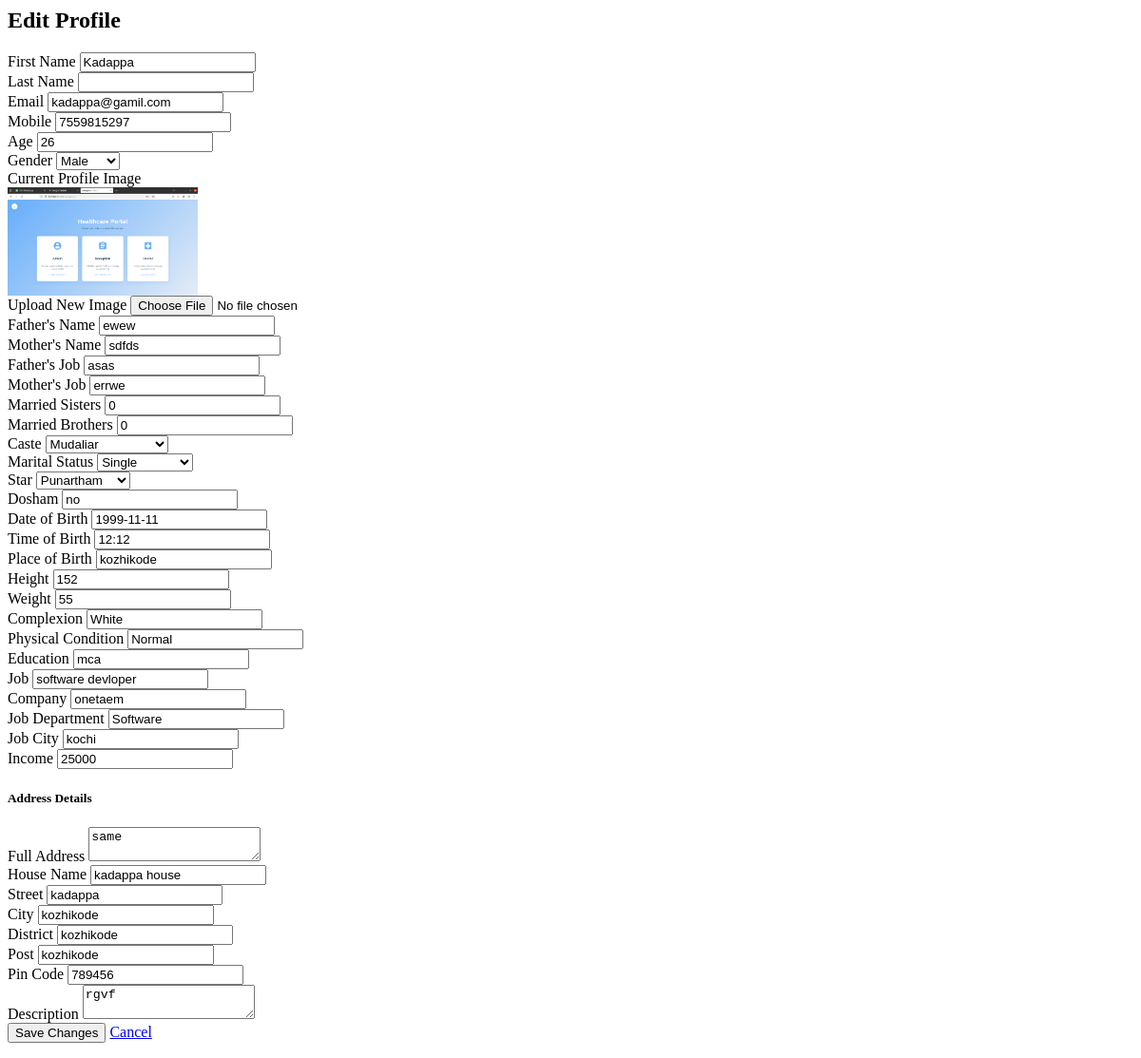
The page /edit-profile/ (signed in) on the database as committed earlier.
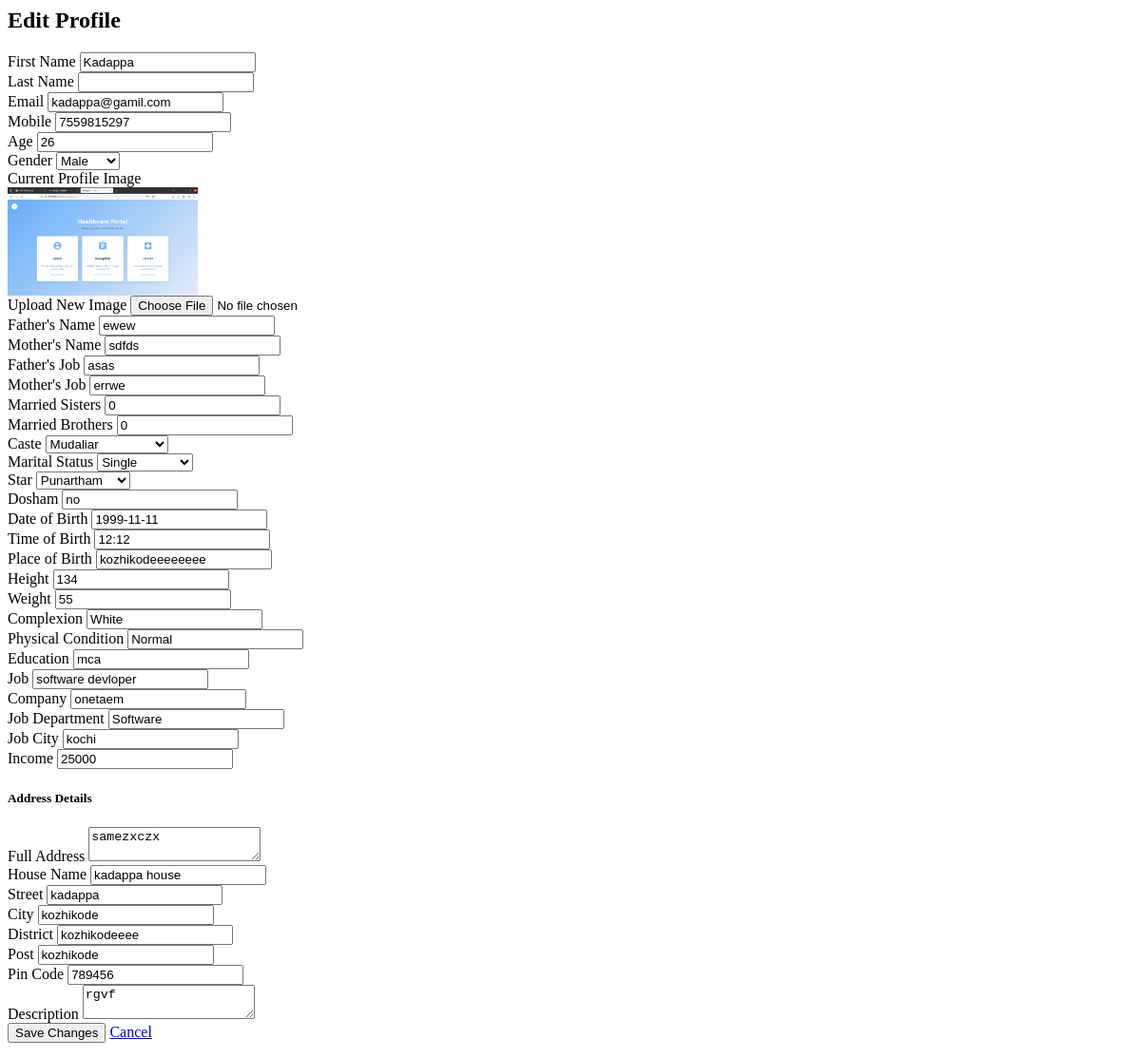
The same page on the database as committed later.
### accounts/models.py (models this page shows, shortened)
class Customer(models.Model):
    user = models.OneToOneField(User, related_name="customer_profile", on_delete=models.CASCADE, blank=True, null=True)
    CASTE_CHOICES = (
        ("Mudaliar", "Mudaliar"),
        ("Chetty", "Chetty"),
        ("Devanga", "Devanga"),
        ("Ezhavas_Thiyas", "Ezhavas & Thiyas"),
        ("Thandan", "Thandan"),
    )
    MARITAL_STATUS_CHOICES = (
        ("Single", "Single"),
        ("Divorced", "Divorced"),
    )
    STAR_CHOICES = (
        ("Aswathi", "Aswathi"),
        ("Bharani", "Bharani"),
        ("Karthika", "Karthika"),
        ("Rohini", "Rohini"),
        ("Makayiram", "Makayiram"),
        ("Thiruvathira", "Thiruvathira"),
        ("Punartham", "Punartham"),
        ("Pooyam", "Pooyam"),
        ("Aayilyam", "Aayilyam"),
        ("Makam", "Makam"),
        ("Pooram", "Pooram"),
        ("Uthram", "Uthram"),
        ("Atham", "Atham"),
        ("Chittira", "Chittira"),
        ("Chothi", "Chothi"),
        ("Vishakam", "Vishakam"),
        ("Anizham", "Anizham"),
        ("Thiruketta", "Thiruketta"),
        ("Moolam", "Moolam"),
        ("Pooradam", "Pooradam"),
        ("Uthradam", "Uthradam"),
        ("Thiruvonam", "Thiruvonam"),
        ("Avittam", "Avittam"),
        ("Chathayam", "Chathayam"),
        ("Pooruruttathi", "Pooruruttathi"),
        ("Uthrattathi", "Uthrattathi"),
        ("Revathi", "Revathi"),
    )
    father_name = models.CharField(max_length=256, blank=True, null=True)
    age = models.IntegerField(blank=True, null=True)
    gender = models.CharField(max_length=256, blank=True, null=True)
    contact_no = models.CharField(max_length=10, blank=True, null=True)
    description = models.CharField(max_length=256, blank=True, null=True)
    profile_image = models.ImageField(upload_to="profile_images/", null=True, blank=True)
    id_proof = models.CharField(max_length=256, blank=True, null=True)
    address = models.CharField(max_length=300, blank=True, null=True)
    star = models.CharField(max_length=50, choices=STAR_CHOICES, blank=True, null=True)
    married_sisters = models.CharField(max_length=250, blank=True, null=True)
    married_brothers = models.CharField(max_length=250, blank=True, null=True)
    no_sisters = models.CharField(max_length=250, blank=True, null=True)
    no_brothers = models.CharField(max_length=250, blank=True, null=True)
    mother_job = models.CharField(max_length=250, blank=True, null=True)
    father_job = models.CharField(max_length=250, blank=True, null=True)
    mother_name = models.CharField(max_length=250, blank=True, null=True)
    landline_no = models.IntegerField(blank=True, null=True)
    year = models.CharField(max_length=250, blank=True, null=True)
    school = models.CharField(max_length=250, blank=True, null=True)
    education = models.CharField(max_length=250, blank=True, null=True)
    income = models.CharField(max_length=250, blank=True, null=True)
    job_city = models.CharField(max_length=250, blank=True, null=True)
    job_department = models.CharField(max_length=250, blank=True, null=True)
    company = models.CharField(max_length=250, blank=True, null=True)
    job = models.CharField(max_length=250, blank=True, null=True)
    caste = models.CharField(max_length=250, choices=CASTE_CHOICES, blank=True, null=True)
    marital_status = models.CharField(max_length=50, choices=MARITAL_STATUS_CHOICES, blank=True, null=True)
    physical_condition = models.CharField(max_length=250, blank=True, null=True)
    weight = models.CharField(max_length=250, blank=True, null=True)
    complexion = models.CharField(max_length=250, blank=True, null=True)
    height = models.CharField(max_length=250, blank=True, null=True)
    time_birth = models.CharField(max_length=250, blank=True, null=True)
    place_birth = models.CharField(max_length=250, blank=True, null=True)
    dob = models.CharField(max_length=250, blank=True, null=True)
    district = models.CharField(max_length=250, blank=True, null=True)
    city = models.CharField(max_length=250, blank=True, null=True)
    post = models.CharField(max_length=250, blank=True, null=True)
    pin_code = models.CharField(max_length=250, blank=True, null=True)
    street = models.CharField(max_length=250, blank=True, null=True)
    house_name = models.CharField(max_length=250, blank=True, null=True)
    STATUS_CHOICES = (
        (0, "Pending"),
        (1, "Approved"),
    )
    status = models.IntegerField(choices=STATUS_CHOICES, default=0)
    is_active= models.BooleanField(default=True)
    created = models.DateTimeField(auto_now_add=True, blank=True, null=True)
    updated = models.DateTimeField(auto_now=True, blank=True, null=True)
    dosham = models.CharField(max_length=50, blank=True, null=True)

### accounts/views.py (the view, shortened to what this page needs)
# urls.py: path('edit-profile/', views.edit_profile, name='edit_profile'),
@login_required
def edit_profile(request):
    try:
        customer_profile = Customer.objects.get(user=request.user)
    except Customer.DoesNotExist:
        messages.error(request, "Profile not found.")
        return redirect('customer_dashboard')
    user = request.user
    context = {
        'customer_profile': customer_profile,
        'user': user,
    }
    return render(request, 'customer_dashboard/edit_profile.html', context)

### templates/customer_dashboard/edit_profile.html (shortened to what the changed rows need)
<div class="container mt-5">
    <h2>Edit Profile</h2>
<form method="post" enctype="multipart/form-data">
    <div class="row">
        <div class="col-md-6 mb-3">
            <label for="contact_no" class="form-label">Mobile</label>
            <input type="text" class="form-control" id="contact_no" name="contact_no" value="{{ customer_profile.contact_no }}">
        </div>
        <div class="col-md-6 mb-3">
            <label for="age" class="form-label">Age</label>
            <input type="number" class="form-control" id="age" name="age" value="{{ customer_profile.age }}">
        </div>
        <div class="col-md-6 mb-3">
            <label for="gender" class="form-label">Gender</label>
            <select class="form-control" id="gender" name="gender">
                <option value="Male" {% if customer_profile.gender == 'Male' %}selected{% endif %}>Male</option>
            </select>
        </div>
        <div class="col-md-12 mb-3">
            <label class="form-label">Current Profile Image</label>
            {% if customer_profile.profile_image %}
                <img src="{{ customer_profile.profile_image.url }}" alt="Current Profile Image" style="max-width: 200px; display: block;">
            {% else %}
                <p>No profile image uploaded.</p>
            {% endif %}
        </div>
        <div class="col-md-6 mb-3">
            <label for="father_name" class="form-label">Father's Name</label>
            <input type="text" class="form-control" id="father_name" name="father_name" value="{{ customer_profile.father_name }}">
        </div>
        <div class="col-md-6 mb-3">
            <label for="mother_name" class="form-label">Mother's Name</label>
            <input type="text" class="form-control" id="mother_name" name="mother_name" value="{{ customer_profile.mother_name }}">
        </div>
        <div class="col-md-6 mb-3">
            <label for="father_job" class="form-label">Father's Job</label>
            <input type="text" class="form-control" id="father_job" name="father_job" value="{{ customer_profile.father_job }}">
        </div>
        <div class="col-md-6 mb-3">
            <label for="mother_job" class="form-label">Mother's Job</label>
            <input type="text" class="form-control" id="mother_job" name="mother_job" value="{{ customer_profile.mother_job }}">
        </div>
        <div class="col-md-6 mb-3">
            <label for="married_sisters" class="form-label">Married Sisters</label>
            <input type="text" class="form-control" id="married_sisters" name="married_sisters" value="{{ customer_profile.married_sisters }}">
        </div>
        <div class="col-md-6 mb-3">
            <label for="married_brothers" class="form-label">Married Brothers</label>
            <input type="text" class="form-control" id="married_brothers" name="married_brothers" value="{{ customer_profile.married_brothers }}">
        </div>
        <div class="col-md-6 mb-3">
            <label for="caste" class="form-label">Caste</label>
            <select class="form-control" id="caste" name="caste">
                {% for key, value in customer_profile.CASTE_CHOICES %}
                    <option value="{{ key }}" {% if customer_profile.caste == key %}selected{% endif %}>{{ value }}</option>
                {% endfor %}
            </select>
        </div>
        <div class="col-md-6 mb-3">
            <label for="marital_status" class="form-label">Marital Status</label>
            <select class="form-control" id="marital_status" name="marital_status">
                {% for key, value in customer_profile.MARITAL_STATUS_CHOICES %}
                    <option value="{{ key }}" {% if customer_profile.marital_status == key %}selected{% endif %}>{{ value }}</option>
                {% endfor %}
            </select>
        </div>
        <div class="col-md-6 mb-3">
            <label for="star" class="form-label">Star</label>
            <select class="form-control" id="star" name="star">
                {% for key, value in customer_profile.STAR_CHOICES %}
                    <option value="{{ key }}" {% if customer_profile.star == key %}selected{% endif %}>{{ value }}</option>
                {% endfor %}
            </select>
        </div>
        <div class="col-md-6 mb-3">
            <label for="dosham" class="form-label">Dosham</label>
            <input type="text" class="form-control" id="dosham" name="dosham" value="{{ customer_profile.dosham }}">
        </div>
        <div class="col-md-6 mb-3">
            <label for="dob" class="form-label">Date of Birth</label>
            <input type="text" class="form-control" id="dob" name="dob" value="{{ customer_profile.dob }}">
        </div>
        <div class="col-md-6 mb-3">
            <label for="time_birth" class="form-label">Time of Birth</label>
            <input type="text" class="form-control" id="time_birth" name="time_birth" value="{{ customer_profile.time_birth }}">
        </div>
        <div class="col-md-6 mb-3">
            <label for="place_birth" class="form-label">Place of Birth</label>
            <input type="text" class="form-control" id="place_birth" name="place_birth" value="{{ customer_profile.place_birth }}">
        </div>
        <div class="col-md-6 mb-3">
            <label for="height" class="form-label">Height</label>
            <input type="text" class="form-control" id="height" name="height" value="{{ customer_profile.height }}">
        </div>
        <div class="col-md-6 mb-3">
            <label for="weight" class="form-label">Weight</label>
            <input type="text" class="form-control" id="weight" name="weight" value="{{ customer_profile.weight }}">
        </div>
        <div class="col-md-6 mb-3">
            <label for="complexion" class="form-label">Complexion</label>
            <input type="text" class="form-control" id="complexion" name="complexion" value="{{ customer_profile.complexion }}">
        </div>
        <div class="col-md-6 mb-3">
            <label for="physical_condition" class="form-label">Physical Condition</label>
            <input type="text" class="form-control" id="physical_condition" name="physical_condition" value="{{ customer_profile.physical_condition }}">
        </div>
        <div class="col-md-6 mb-3">
            <label for="education" class="form-label">Education</label>
            <input type="text" class="form-control" id="education" name="education" value="{{ customer_profile.education }}">
        </div>
        <div class="col-md-6 mb-3">
            <label for="job" class="form-label">Job</label>
            <input type="text" class="form-control" id="job" name="job" value="{{ customer_profile.job }}">
        </div>
        <div class="col-md-6 mb-3">
            <label for="company" class="form-label">Company</label>
            <input type="text" class="form-control" id="company" name="company" value="{{ customer_profile.company }}">
        </div>
        <div class="col-md-6 mb-3">
            <label for="job_department" class="form-label">Job Department</label>
            <input type="text" class="form-control" id="job_department" name="job_department" value="{{ customer_profile.job_department }}">
        </div>
        <div class="col-md-6 mb-3">
            <label for="job_city" class="form-label">Job City</label>
            <input type="text" class="form-control" id="job_city" name="job_city" value="{{ customer_profile.job_city }}">
        </div>
        <div class="col-md-6 mb-3">
            <label for="income" class="form-label">Income</label>
            <input type="text" class="form-control" id="income" name="income" value="{{ customer_profile.income }}">
        </div>
        <div class="col-md-6 mb-3">
            <label for="address" class="form-label">Full Address</label>
            <textarea class="form-control" id="address" name="address">{{ customer_profile.address }}</textarea>
        </div>
        <div class="col-md-6 mb-3">
            <label for="house_name" class="form-label">House Name</label>
            <input type="text" class="form-control" id="house_name" name="house_name" value="{{ customer_profile.house_name }}">
        </div>
        <div class="col-md-6 mb-3">
            <label for="street" class="form-label">Street</label>
            <input type="text" class="form-control" id="street" name="street" value="{{ customer_profile.street }}">
        </div>
        <div class="col-md-6 mb-3">
            <label for="city" class="form-label">City</label>
            <input type="text" class="form-control" id="city" name="city" value="{{ customer_profile.city }}">
        </div>
        <div class="col-md-6 mb-3">
            <label for="district" class="form-label">District</label>
            <input type="text" class="form-control" id="district" name="district" value="{{ customer_profile.district }}">
        </div>
        <div class="col-md-6 mb-3">
            <label for="post" class="form-label">Post</label>
            <input type="text" class="form-control" id="post" name="post" value="{{ customer_profile.post }}">
        </div>
        <div class="col-md-6 mb-3">
            <label for="pin_code" class="form-label">Pin Code</label>
            <input type="text" class="form-control" id="pin_code" name="pin_code" value="{{ customer_profile.pin_code }}">
        </div>
        <div class="col-md-12 mb-3">
            <label for="description" class="form-label">Description</label>
            <textarea class="form-control" id="description" name="description">{{ customer_profile.description }}</textarea>
        </div>
    </div>
</form>
</div>

Rows that differ between the two databases and show on the page:
changed Customer "Male": place_birth "kozhikode" → "kozhikodeeeeeeee"; height "152" → "134"; address "same" → "samezxczx"; district "kozhikode" → "kozhikodeeee"
